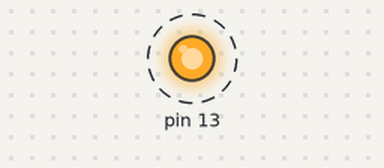
The sketch below on a simulated Arduino Uno, built with avr-gcc and run on an emulated ATmega328P. On the bench: output pins drawn as LEDs (lit = HIGH). Dashed ring = blinking.

Above: at 0.2 s.
Timing chart, 0 to 3.0 s (numbered marks = the images above):
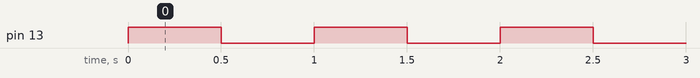

Measured:
- by itself, pin 13: alternates HIGH for 0.50 s and LOW for 0.50 s

The sketch:

bai_3.ino
```cpp
/*
Lập trình điều khiển đèn LED nối với 1 chân DO nhấp nháy với một tần số cho trước (Tạo hàm
blinkLed(pin_number, duration)), trong đó duration là khoảng thời gian bật tắt đèn.
*/
void blinkLed(int pin_number, int duration) {
  digitalWrite(pin_number,1);
  delay(duration);
  digitalWrite(pin_number,0);
  delay(duration);
}

void setup() {
  pinMode(13, 1);
  digitalWrite(13,0);
}

void loop() {
  blinkLed(13, 500);
}
```
